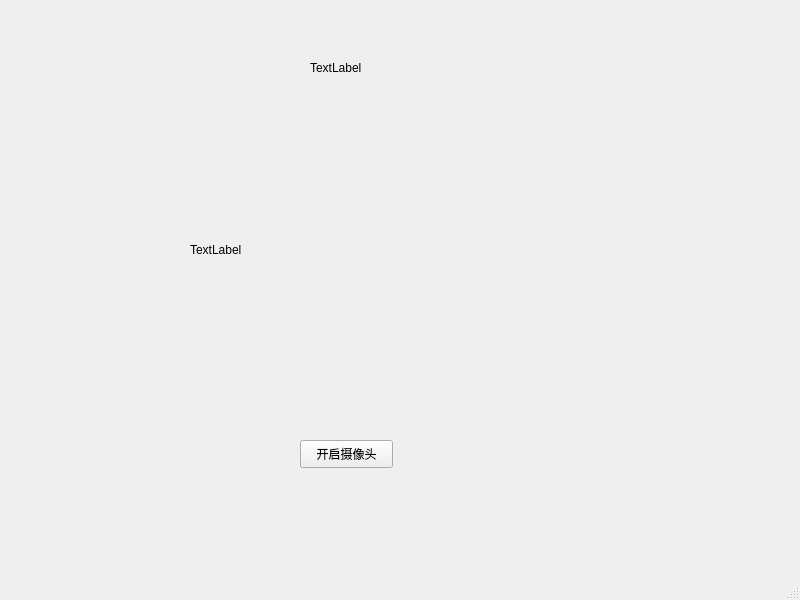
<?xml version="1.0" encoding="UTF-8"?>
<ui version="4.0">
 <class>MainWindow</class>
 <widget class="QMainWindow" name="MainWindow">
  <property name="geometry">
   <rect>
    <x>0</x>
    <y>0</y>
    <width>800</width>
    <height>600</height>
   </rect>
  </property>
  <property name="windowTitle">
   <string>MainWindow</string>
  </property>
  <widget class="QWidget" name="centralwidget">
   <widget class="QPushButton" name="realTimeVideoButton">
    <property name="geometry">
     <rect>
      <x>300</x>
      <y>440</y>
      <width>93</width>
      <height>28</height>
     </rect>
    </property>
    <property name="text">
     <string>开启摄像头</string>
    </property>
   </widget>
   <widget class="QLabel" name="videoLabel">
    <property name="geometry">
     <rect>
      <x>190</x>
      <y>90</y>
      <width>320</width>
      <height>320</height>
     </rect>
    </property>
    <property name="text">
     <string>TextLabel</string>
    </property>
   </widget>
   <widget class="QLabel" name="tipLabel">
    <property name="geometry">
     <rect>
      <x>310</x>
      <y>60</y>
      <width>81</width>
      <height>16</height>
     </rect>
    </property>
    <property name="text">
     <string>TextLabel</string>
    </property>
   </widget>
  </widget>
  <widget class="QMenuBar" name="menubar">
   <property name="geometry">
    <rect>
     <x>0</x>
     <y>0</y>
     <width>800</width>
     <height>26</height>
    </rect>
   </property>
  </widget>
  <widget class="QStatusBar" name="statusbar"/>
 </widget>
 <resources/>
 <connections/>
</ui>
